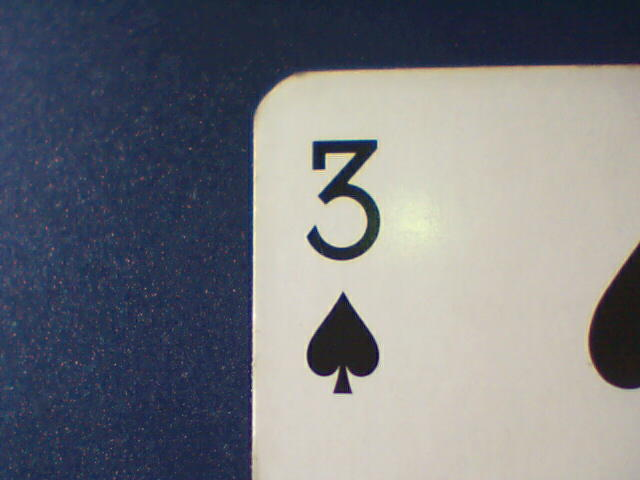
#> input picture Carderly_Vision/Vision_Card_Detection/testimage.png, 640 x 480 px
$ python CardRecognition.py
#> lines starting #> are read from the running program, lines starting #| are printed output that depends on the picture; after the words box and inside, x2 and y2 are one past the last pixel; in counts of white or black regions, pixels touching at a corner belong together
import cv2
# import sys
import numpy as np
# numpy.set_printoptions(threshold=sys.maxsize)

PATH= "testimage.png"
img = cv2.imread(PATH,cv2.IMREAD_GRAYSCALE)
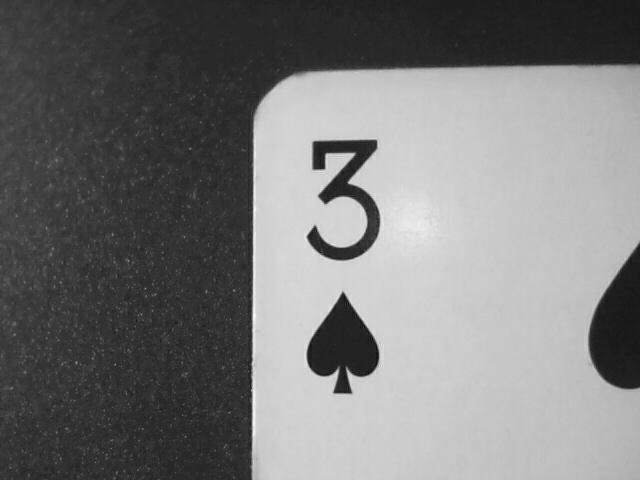
#> img: shape (480, 640); min 10, max 252, mean 120.9


# [11 lines of commented-out code are left out]

kernel_size = 15
blur_gray = cv2.GaussianBlur(img,(kernel_size, kernel_size),0)
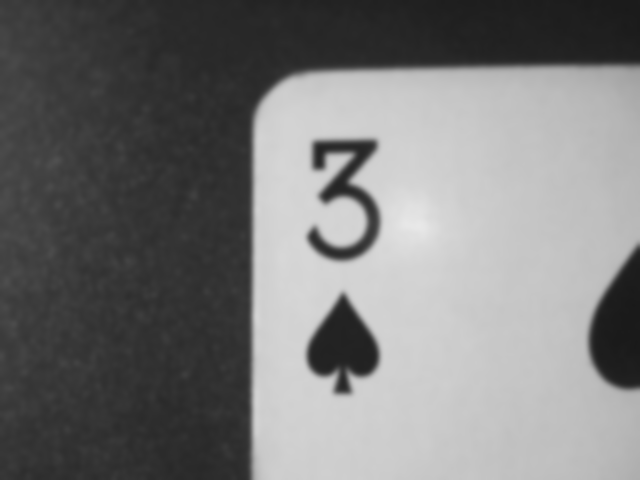
#> blur_gray: shape (480, 640); min 25, max 232, mean 120.9
low_threshold = 50
high_threshold = 100
edges = cv2.Canny(blur_gray, low_threshold, high_threshold)
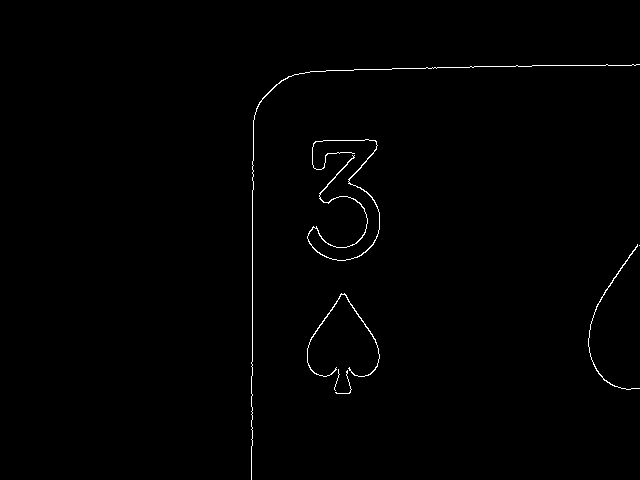
#> edges: shape (480, 640); 0.66% white in thin lines or dots, all inside (x1, y1, x2, y2) = (251, 64, 640, 480)
rho = 1  # distance resolution in pixels of the Hough grid
theta = np.pi / 180  # angular resolution in radians of the Hough grid
threshold = 15  # minimum number of votes (intersections in Hough grid cell)
min_line_length = 50  # minimum number of pixels making up a line
max_line_gap = 20  # maximum gap in pixels between connectable line segments
line_image = np.copy(img) * 0  # creating a blank to draw lines on
#> line_image: shape (480, 640); every value is 0

# Run Hough on edge detected image
# Output "lines" is an array containing endpoints of detected line segments
lines = cv2.HoughLinesP(edges, rho, theta, threshold, np.array([]),
                    min_line_length, max_line_gap)
#> lines = [[392, 68, 596, 65], [252, 445, 252, 161], [251, 479, 251, 362], [253, 189, 253, 120], [326, 70, 391, 69], [596, 307, 632, 251], [329, 202, 376, 148], [353, 258, 375, 203], [312, 371, 370, 374]]

for line in lines:
    for x1,y1,x2,y2 in line:
        cv2.line(line_image,(x1,y1),(x2,y2),(255,0,0),5)
#> this loop made 9 passes
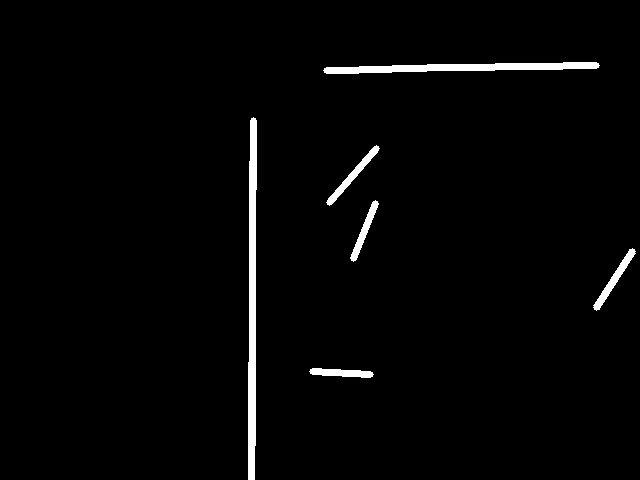
#> line_image: shape (480, 640); 2.1% white; 6 white regions, box (x1, y1, x2, y2) and area: (248, 117, 257, 480) 2644, (323, 62, 600, 74) 1919, (326, 145, 380, 206) 516, (593, 248, 636, 311) 515, (350, 200, 379, 262) 438, (309, 368, 374, 378) 434

# Draw the lines on the  image
lines_edges = cv2.addWeighted(img, 0.8, line_image, 1, 0)
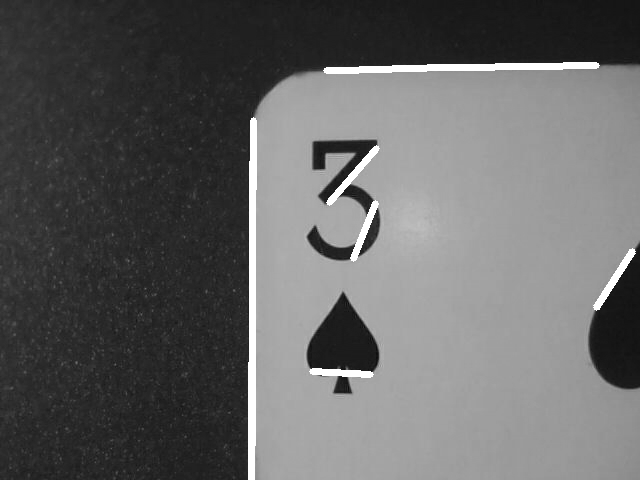
#> lines_edges: shape (480, 640); min 8, max 255, mean 100.1
cam_quit = 0
while not cam_quit:
    key = cv2.waitKey(1) & 0xFF
#> (key q is pressed here)
    if key == ord("q"):
        cam_quit = 1
    cv2.imshow('mask', lines_edges)
    cv2.imshow("img",blur_gray)

# M = cv.moments(cnt)
# print( M )
